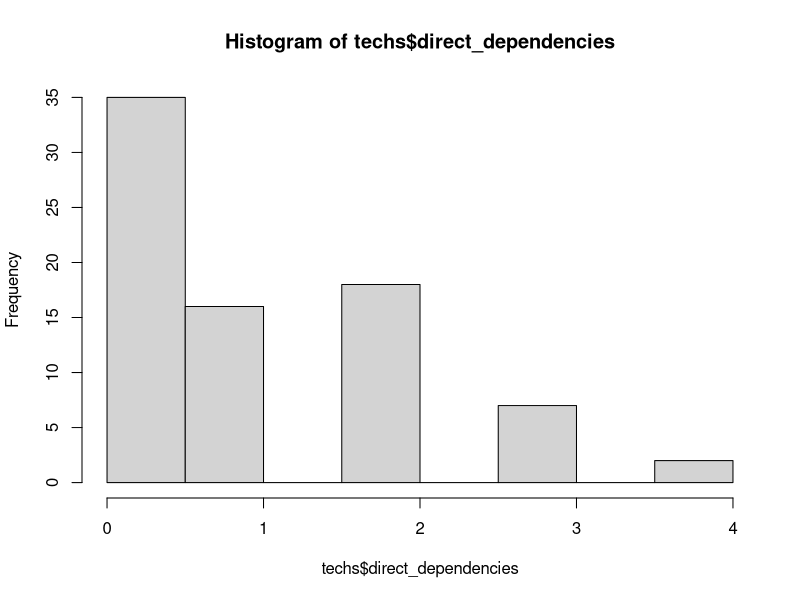
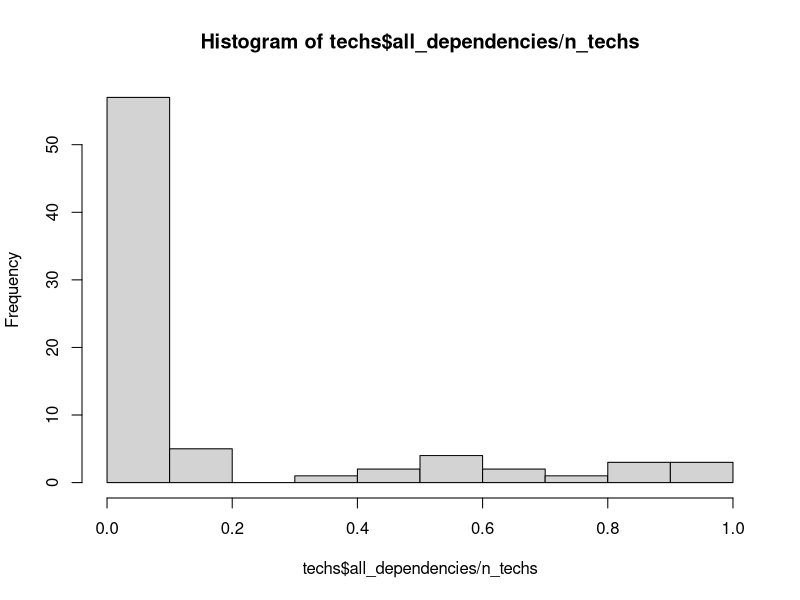
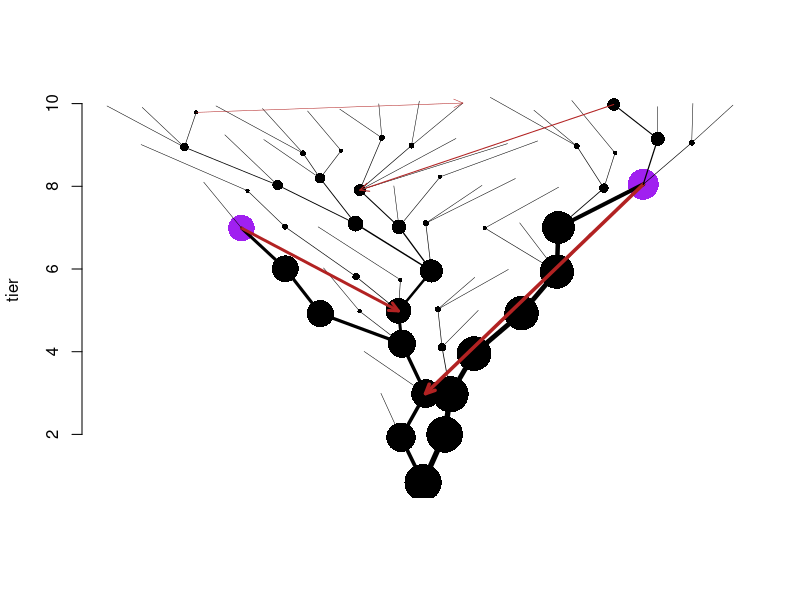

Source code (R) for these figures, in order:
# parameters for tree
max_tier <- 10
num_techs_per_tier <- function(tier) { return(round((tier/1.5)^1.5)) }
n_techs <- sum(num_techs_per_tier(c(1:max_tier)))
p_extra_dependency <- 0.02/n_techs
p_keystone_tech <- 0.02
keystone_techs <- sample(c(1:n_techs), round(p_keystone_tech * n_techs))
keystone_multiplier <- 200

# initialize data frame
techs <- data.frame(
  id = 1,
  tier = 1,
  xpos = 0,
  ypos = 1
)

# create techs
for (t in 2:max_tier) {
  n_techs_tier <- num_techs_per_tier(t)
  ids <- c((max(techs$id) + 1):(max(techs$id) + n_techs_tier))
  
  new_rows <- data.frame(
    id = ids,
    tier = rep(t, n_techs_tier),
    xpos = ids - mean(ids),
    ypos = rep(t, n_techs_tier)
  )

  techs <- rbind(techs, new_rows)
}

# initialize dependencies:
dependencies <- matrix(0, nrow=n_techs, ncol=n_techs)

# dependency code:
# 0 = none
# 1 = basic from-to
# -1 = basic to-from
# 2 = extra to-from
# -2 = extra from-to
# 3 = indirect to-from
# -3 = indirect from-to

# add basic dependencies
for (i in 1:n_techs) {
  tech <- techs[i,]
  if (tech$tier > 1) {
    possible_parents <- techs$id[techs$tier == (tech$tier - 1)]
    parent <- possible_parents[sample.int(length(possible_parents), 1)]
    dependencies[parent, tech$id] <- 1
    dependencies[tech$id, parent] <- -1
  }
}

# identify indirect dependencies
for (to in 1:n_techs) {
  if (techs$tier[techs$id == to] > 1) {
    for (from in 1:(i-1)) {
      if (dependencies[from, to] > 0) {
        earlier_techs <- c(1:n_techs)[dependencies[,from] > 0]
        for (et in earlier_techs) {
          if (dependencies[et, to] == 0) {
            dependencies[et,to] <- 3
          }
          if (dependencies[to, et] == 0) {
            dependencies[to,et] <- -3
          }
        }
      }
    }
  }
}

# horizontally reorder techs to make tree nicer looking
for (i in 3:max_tier) {  # go through all tiers, starting with tier 3
  this_tier_ids <- techs[techs$tier == i,]$id  # first get the ids of the techs in this tier
  parents <- parent_xpos <- vector()
  for (t in this_tier_ids) {
    parent <- techs[techs$id == match(1, dependencies[,t])[1],]
    parents <- c(parents, parent$id)  # then get the techs from the prior tier these techs depend on
    parent_xpos <- c(parent_xpos, parent$xpos)  # and get their xpos' too
  }
  ord <- order(parent_xpos, this_tier_ids)  # get order of parents' xposs, breaking by offspring id
  ordered_ids <- this_tier_ids[ord]   # order the ids according to this
  techs$xpos[match(ordered_ids, techs$id)] <- seq_along(ordered_ids) - mean(seq_along(ordered_ids))  # insert into db
}

old_ds <- dependencies

# add some arbitrary dependencies
pairs <- expand.grid(
  from = 1:n_techs,
  to   = 1:n_techs
)
pairs <- pairs[sample(nrow(pairs)), ]

for (i in 1:nrow(pairs)) {
  pair <- pairs[i,]
  parent <- pair$from
  child <- pair$to
  
  # print(paste0("*** Considering: ", parent, " -> ", child))
  # if (parent == child) {
  #   print(paste0("Cannot add it as they are the same"))
  # }
  # if (dependencies[parent, child] != 0) {
  #   print(paste0("Cannot add it as they have a relationship: ", dependencies[parent, child]))
  # }
  
  
  if ((parent != child) & (dependencies[parent, child] == 0)) {
    p_link <- p_extra_dependency
    if (parent %in% keystone_techs) { p_link <- p_link * keystone_multiplier }
    if (runif(1,0,1) < p_link) {
      # print(paste0("Adding dependency from ", parent, " to ", child, ". ", dependencies[parent, child]))
      dependencies[parent, child] <- 2
      dependencies[child, parent] <- -2
      
      ancestors <- which(dependencies[parent, ] < 0)
      descendants <- which(dependencies[child, ] > 0)
      
      for (ancestor in ancestors) {
        for (descendant in descendants) {
          if (dependencies[ancestor, descendant] == 0) {
            dependencies[ancestor, descendant] <- 3
            dependencies[descendant, ancestor] <- -3
          }
        }
      }
      
      for (descendant in descendants) {
        if (dependencies[parent, descendant] %in% c(0,2)) {
          dependencies[parent, descendant] <- 3
          dependencies[descendant, parent] <- -3
        }
      }
      
      for (ancestor in ancestors) {
        if (dependencies[ancestor, child] %in% c(0, 2)) {
          dependencies[ancestor, child] <- 3
          dependencies[child, ancestor] <- -3
        }
      }
    }
  }
}

# calculate total number of dependencies
techs$direct_dependencies <- rowSums((dependencies > 0) * (dependencies < 3))
techs$all_dependencies <- rowSums(dependencies > 0)


# add some jitter
techs$xpos <- techs$xpos + rnorm(n_techs, 0, 0.1)
techs$ypos <- techs$ypos + rnorm(n_techs, 0, 0.1)

# plot tree
hist(techs$direct_dependencies)
hist(techs$all_dependencies/n_techs)

#dot_sizes <- (((techs$all_dependencies/n_techs)^0.5)) * 50 / max_tier
dot_sizes <- (techs$all_dependencies/n_techs)^0.5*50 / max_tier
plot(techs$ypos~techs$xpos, bty="n", xlab="", xaxt="n", ylab="tier", pch=16, cex=dot_sizes)
points(techs$ypos[keystone_techs]~techs$xpos[keystone_techs], pch=16, cex=dot_sizes[keystone_techs], col="purple")
if (max_tier < 8) {
  for (i in 1:nrow(techs)) {
    text(techs$xpos[i], techs$ypos[i], techs$id[i], pos=1, offset=dot_sizes[i]*0.2 + 1/max_tier)
  }
}
for (i in 1:n_techs) {
  for (j in 1:n_techs) {
    if (dependencies[i,j] == 1) {
      from <- techs[techs$id == i,]
      to <- techs[techs$id == j,]
      lines(c(from$ypos, to$ypos)~c(from$xpos, to$xpos), lwd=(to$all_dependencies/n_techs * 5 + 0.5))
    }
    if (dependencies[i,j] == 2) {
      from <- techs[techs$id == i,]
      to <- techs[techs$id == j,]
      arrows(from$xpos, from$ypos,
             to$xpos, to$ypos,
             length = 0.1,
             col="firebrick",
             angle = 25,
             code=2,
             lwd=(to$all_dependencies/n_techs * 5 + 0.5))
    }
  }
}
